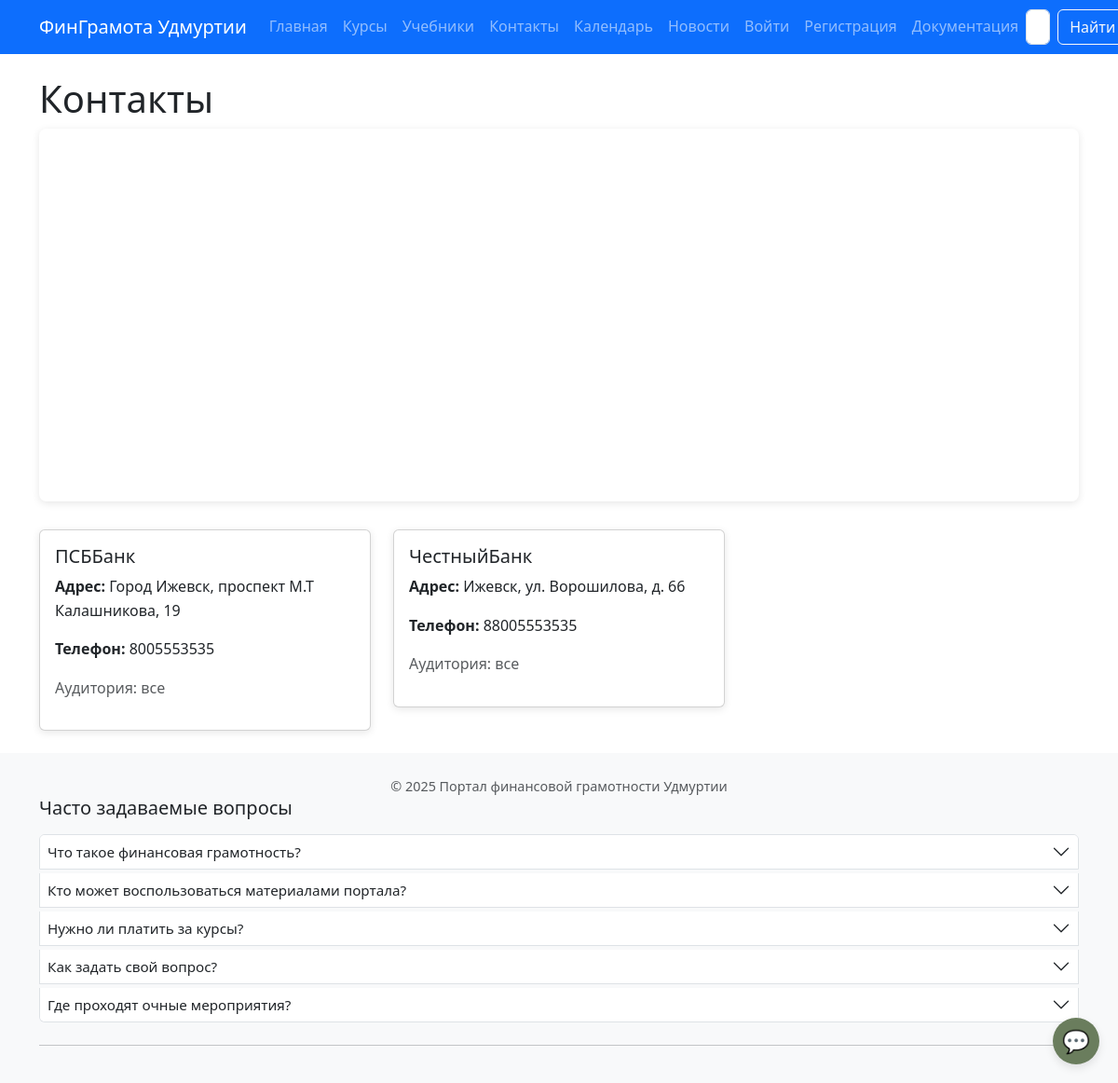
/contacts/, run on the app's committed database.
### core/models.py (models this page shows, shortened)
class Contact(models.Model):
    name = models.CharField(max_length=200)
    address = models.TextField()
    latitude = models.CharField(max_length=20, null=True, blank=True)
    longitude = models.CharField(max_length=20, null=True, blank=True)
    phone = models.CharField(max_length=50)
    email = models.EmailField(blank=True)
    audience = models.CharField(max_length=50, choices=AUDIENCE_CHOICES, default='все')

### core/views.py (the view)
# urls.py: path('contacts/', views.contacts_view, name='contacts'),
def contacts_view(request):
    contacts = Contact.objects.exclude(latitude__isnull=True).exclude(longitude__isnull=True)
    return render(request, 'core/contacts.html', {'contacts': contacts})

### templates/core/contacts.html (shortened to what this page needs)
{% extends 'base.html' %}
{% block content %}
<h1>Контакты</h1>
{% if contacts %}
<div id="map-contacts" style="width: 100%; height: 400px; margin-bottom: 30px; border-radius: 8px; box-shadow: 0 2px 8px rgba(0,0,0,0.1);"></div>
{% endif %}
<div class="row">
    {% for contact in contacts %}
        <div class="col-12 col-md-6 col-lg-4 mb-4">
            <div class="card">
                <div class="card-body">
                    <h5 class="card-title">{{ contact.name }}</h5>
                    <p><strong>Адрес:</strong> {{ contact.address }}</p>
                    <p><strong>Телефон:</strong> {{ contact.phone }}</p>
                    <p class="text-muted">Аудитория: {{ contact.audience }}</p>
                </div>
            </div>
        </div>
    {% endfor %}
</div>
{% endblock %}

### static/css/style.css (style rules this page uses)
body { font-size: 1rem; line-height: 1.6; }
.card { box-shadow: 0 2px 8px rgba(0,0,0,0.1); transition: transform 0.2s; }

### templates/base.html (style rules this page uses)
body { display: flex; flex-direction: column; min-height: 100vh; font-size: 1rem; line-height: 1.6; }
body { padding-bottom: 70px; }
@media (min-width: 577px) { body { padding-bottom: 0; } }

### data on the page
Contact: name "ПСББанк", address "Город Ижевск, проспект М.Т Калашникова, 19", phone "8005553535", audience "все"
Contact: name "ЧестныйБанк", address "Ижевск, ул. Ворошилова, д. 66", phone "88005553535", audience "все"

### other printed values
{{ item.question }} "Что такое финансовая грамотность?" "Кто может воспользоваться материалами портала?" "Нужно ли платить за курсы?" "Как задать свой вопрос?" "Где проходят очные мероприятия?"
